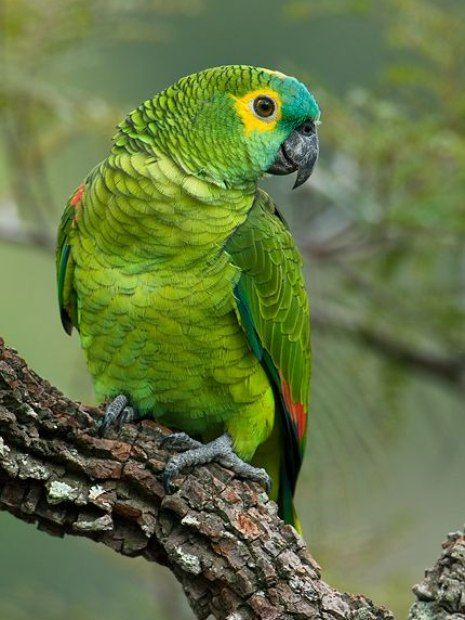
#> input picture parrot image.jpg, 465 x 620 px
$ python cropping.py
#> lines starting #> are read from the running program, lines starting #| are printed output that depends on the picture
import cv2
image=cv2.imread("parrot image.jpg")
#> image is the input picture: shape (620, 465, 3); mean B, G, R 68.3, 117.6, 100.4
"""
cropped_image = image[startY: endY, startX: endX]
to cut part of the image because images are just 2d or 3d array
(0,0) is the top left corner of the image
y axis is rows ie pixels from top to bottom
x axis is columns that is pixels from left to right
end not included
"""
cropped=image[150:200,130:220]
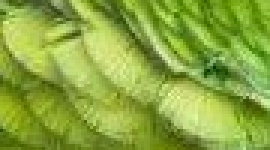
#> cropped: shape (50, 90, 3) (shown 3 times larger); mean B, G, R 63.2, 167.5, 138.7
cv2.imshow("cropped image",cropped)
cv2.waitKey(0)
cv2.destroyAllWindows()
